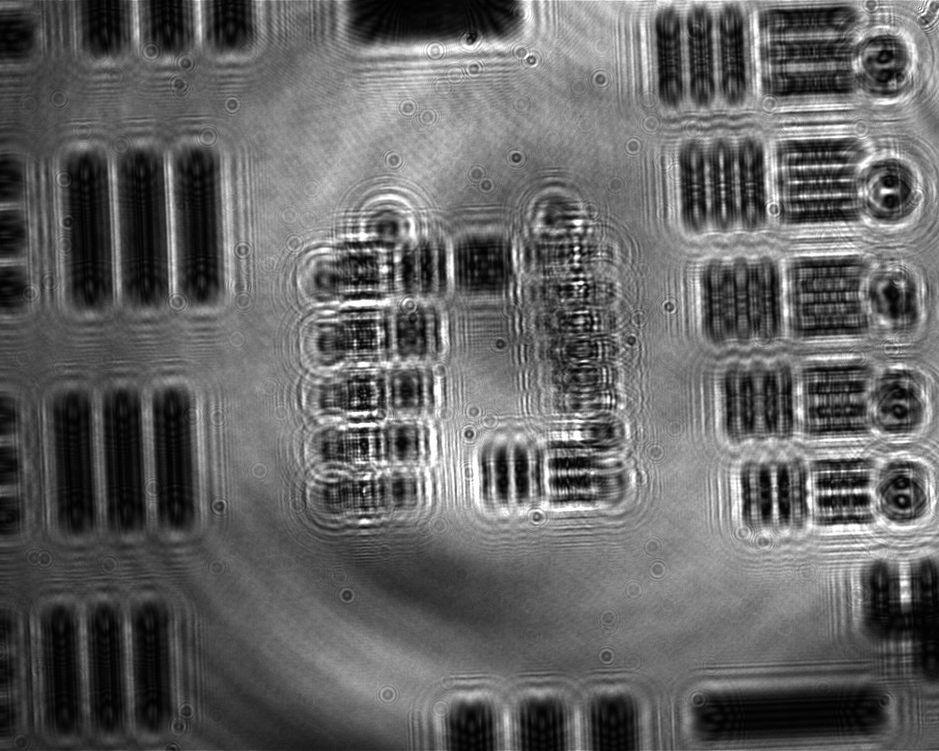
#> input picture images/laserTarget_13.tif, 939 x 751 px, shrunk from 1280 x 1024 before the run
$ jupyter execute --allow-errors 'Digital Refocus.ipynb'   (shell and % lines are left out)   (older library calls are emulated)
#> lines starting #> are read from the running program, lines starting #| are printed output that depends on the picture
### myfunctions.py
# Functions
def rgb2gray(rgb):
    import numpy as np
    return np.dot(rgb[...,:3], [0.299, 0.587, 0.114])

# [23 lines left out: functions FresProp, contrast, not called in this run]


def propogate(ein, lmda, z, ps):
    import numpy as np
    # Digitally refocuses a complex field a given distance, z.
    # (ref pg 67,J Goodman, Introduction to Fourier Optics)
    #inputs:
    #         ein    - complex field at input plane
    #         lmda   - wavelength of light [um]
    #         z      - vector of propagation distances [um]
    #         ps     - pixel size [um]
    [m,n]=ein.shape; M = m; N= n;

    eout = np.zeros([m,n,z.shape[0]])*1j;
    f_metric = np.zeros([z.shape[0]])*1j;
    Hout = np.zeros([m,n,z.shape[0]])*1j;

    # Spatial Sampling
    [x,y]=np.meshgrid(np.arange(-n/2, n/2), np.arange(-m/2, m/2));
    fx=(x/(ps*M));    #frequency space width [1/m]
    fy=(y/(ps*N));    #frequency space height [1/m]
    fx2fy2 = fx**2 + fy**2;


    ein_pad = ein;
    E0fft = np.fft.fftshift(np.fft.fft2(ein_pad));
    mask = 1;

    for z_ind in range(0,z.shape[0]):
        H  = np.exp(-1j*np.pi*lmda*z[z_ind]*fx2fy2); # Fast Transfer Function
        Eout_pad=np.fft.ifft2(np.fft.ifftshift(E0fft*H*mask));

        #f_metric[z_ind] = np.sum(np.abs(H)*np.sum(np.abs(E0fft)))
        f_metric[z_ind] = np.linalg.norm(np.real(H)*2*np.real(H)*E0fft,1)
        eout[:,:,z_ind]=Eout_pad #[1+(M-m)/2:(M+m)/2,1+(N-n)/2:(N+n)/2];
        Hout[:,:,z_ind]=H.copy()


    return(eout, Hout, f_metric)


# [49 lines left out: functions interactive_slider, imshowAnim, not called in this run]

### Digital Refocus.ipynb
# Digital Holographic Refocusing
Written by Kristina Monakhova for BioE168 Fall 2017

Simple digital refocusing using a Fresnel Kernel.  You can specify the image path, system parameters, and the desired defocus distance.  This script will refocus the image for you and show you an animation of the refocusing.

### Initializations

[cell 1]

import numpy as np
import matplotlib.pyplot as plt            # For making figures
import numpy.fft as fft                    # FFTs
from scipy import misc
from scipy import ndimage
import myfunctions as mf

### Options

[cell 2]
# Define Image paths:
image_path = 'images/laserTarget_13.tif'
focused_path = 'images/laserTarget_0.tif'

# Options
make_video = False
determine_best_focus = False


# System parameters
d_pix = 5.4             # um/pixel (on camera sensor)
M = 8.0                 # System magnification
dx = d_pix/M            # um/pixel with magnification
lmda = 0.530            # wavelength of light (um)
k = 2.0*np.pi/lmda      # wave number
z_defocus_guess = 495.5 # defocus (um)
zs = np.zeros(1); zs[0] = z_defocus_guess

### Read in Files and Digitally Refocus

[cell 3]
# Read in Images
image = mf.rgb2gray(np.double(misc.imread(image_path)))
i_focused = mf.rgb2gray(np.double(misc.imread(focused_path)))
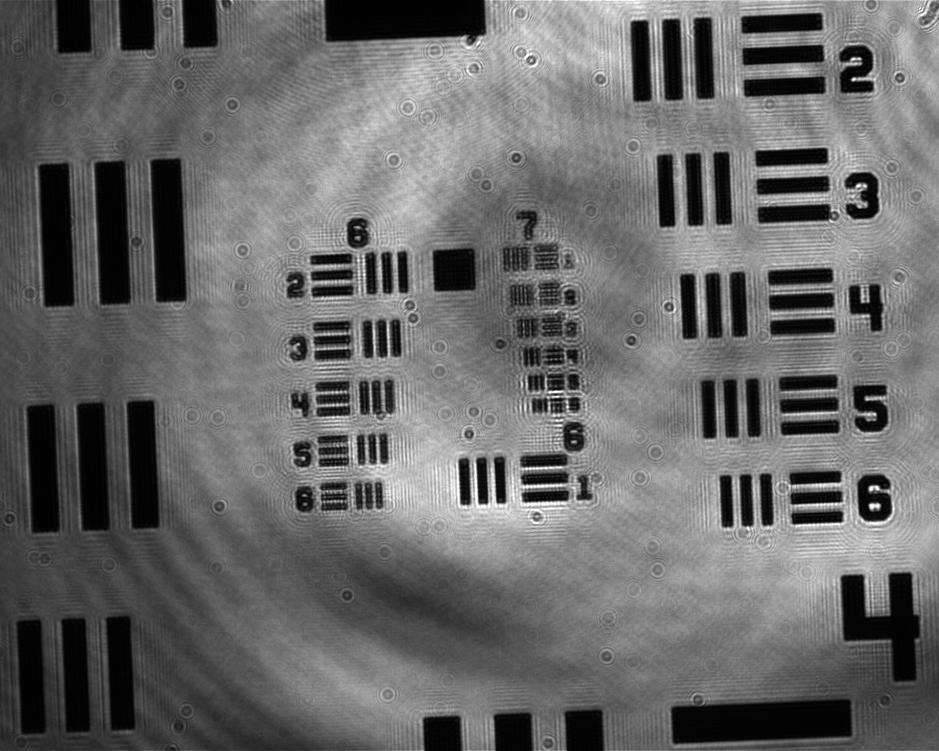
#> input picture images/laserTarget_0.tif, 939 x 751 px, shrunk from 1280 x 1024 before the run

N_size = image.shape[0];
#> N_size = 751
x1 = 1; y1 = 1;          # Starting index for image cropping
i_crop = image[x1:x1+N_size,y1:y1+N_size]
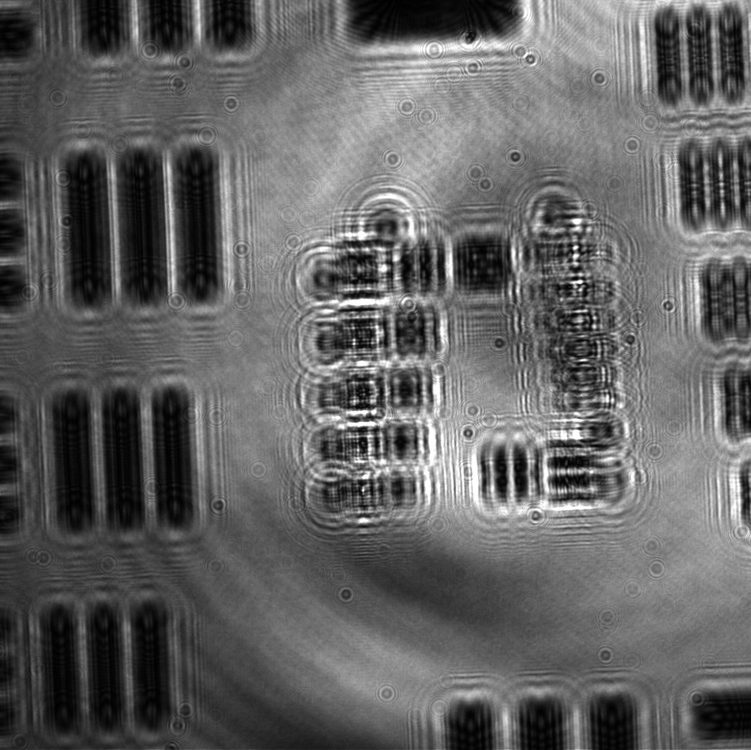
#> i_crop: shape (750, 751) float64; min 1, max 255, mean 98.2
i_fcrop = i_focused[x1:x1+N_size,y1:y1+N_size]
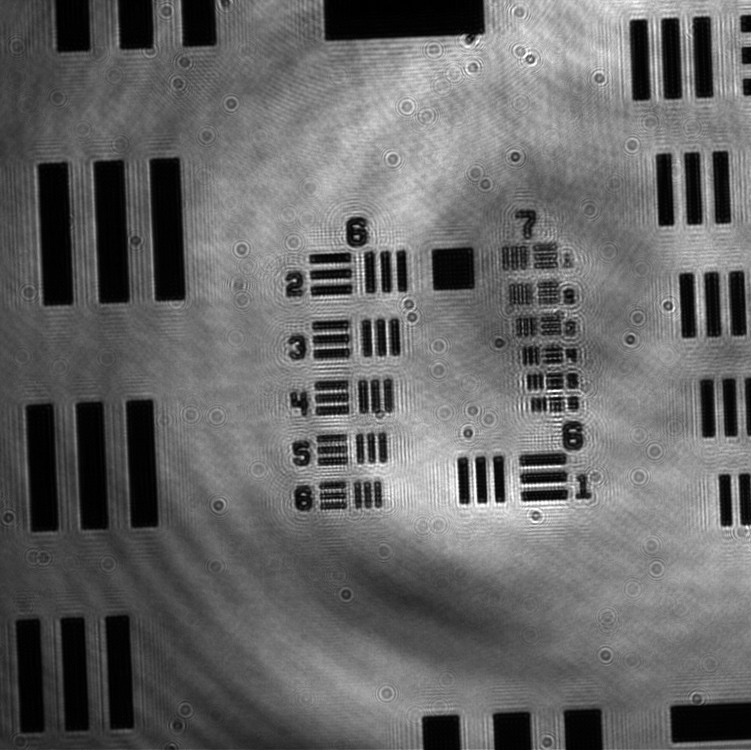
#> i_fcrop: shape (750, 751) float64; min 0, max 255, mean 102.3
g_in = np.sqrt(i_crop)
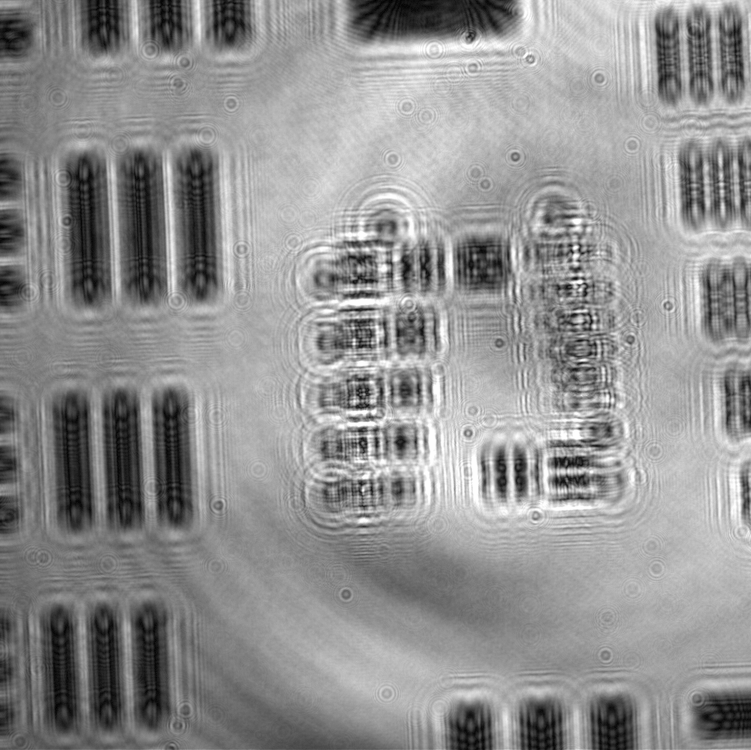
#> g_in: shape (750, 751) float64; min 1, max 15.97, mean 9.5; drawn with min black and max white

[g_out,H, f_metric] = mf.propogate(g_in, lmda, zs, dx) # Propogate field


f, axs = plt.subplots(2,2,figsize=(15,10))
plt.subplot(2,2,1); plt.imshow(i_crop, cmap='gray'); plt.title('Defocused Image');
plt.subplot(2,2,2); plt.imshow(np.abs(g_out[:,:,0]), cmap='gray'); plt.title('Digitally Refocused Image');
plt.subplot(2,2,3); plt.imshow(i_fcrop, cmap='gray'); plt.title('Manually Focused Image');
plt.subplot(2,2,4); plt.imshow(np.abs(np.angle(H[:,:,0])), cmap='gray'); plt.title('Fresnel Kernel');
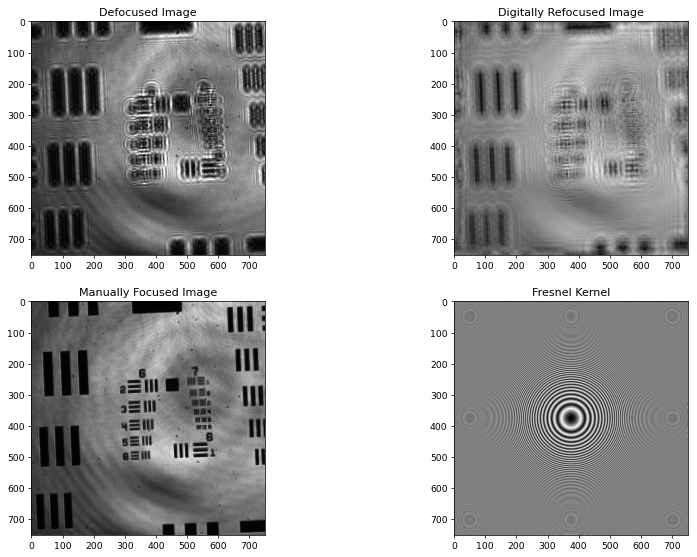
#> figure drawn by matplotlib, 4 panels

[cell 4]
if determine_best_focus == True:

    zs = np.arange(z_defocus_guess-75, z_defocus_guess+75, 2.0)
    [g_out,H, f_metric] = mf.propogate(g_in, lmda, zs, dx)

    plt.plot(zs, np.abs(f_metric)/np.max(np.abs(f_metric)));
    plt.title('Focus Metric');
    plt.xlabel('Decfocus distance (um)');

    print('The best focus distance is: ', zs[np.argmax(f_metric)])
